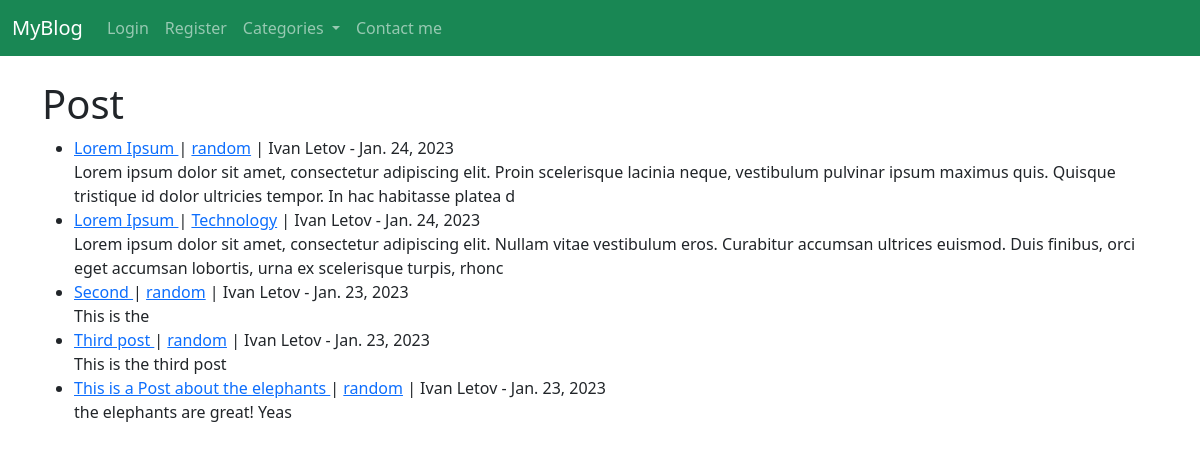
The app's page /, older data.
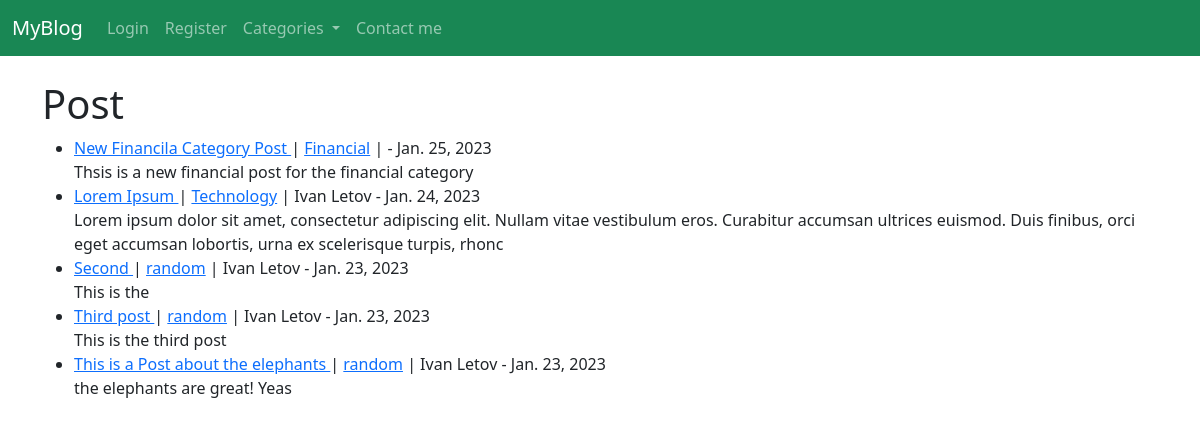
The same page, newer data.
### myblog/models.py (models this page shows, shortened)
class Post(models.Model):
	title = models.CharField(max_length=255)
	title_tag = models.CharField(max_length=255, default="My Blog")
	author = models.ForeignKey(User, on_delete=models.CASCADE)
	body = models.TextField()
	post_date = models.DateField(auto_now_add=True)
	category = models.CharField(max_length=255, default="random")
	likes = models.ManyToManyField(User, related_name='blog_posts') # related_name is like the ForeignKey

### myblog/views.py (the view)
# urls.py: path('', HomeView.as_view(), name="home"),
class HomeView(ListView):
	model = Post
	template_name = 'home.html'
	ordering = ['-post_date']
	def get_context_data(self, *args, **kwargs):
		cat_menu = Category.objects.all()
		context = super(HomeView, self).get_context_data(*args, **kwargs)
		context['cat_menu'] = cat_menu
		return context

### myblog/models.py (called while the page is built)
	def __str__(self):
		return self.name

### myblog/templates/home.html (shortened to what this page needs)
{% extends 'base.html' %}
{% block content %}
<h1>Post</h1>
<ul>
{% for post in object_list %}
	<li>
		<a href="{% url 'article-detail' post.pk %}">
			{{ post.title }}
		</a>
		| <a href="{% url 'category' post.category|slugify %}">{{ post.category }}</a>
		| {{ post.author.first_name }}
		{{ post.author.last_name }} -
		{{ post.post_date }}
		<br>
		{{ post.body|slice:":200"|safe }}
	</li>
{% endfor %}
</ul>
{% endblock %}

### myblog/templates/base.html (shortened to what this page needs)
<!doctype html>
<html lang="en">
  <head>
    <link href="https://cdn.jsdelivr.net/npm/bootstrap@5.3.0-alpha1/dist/css/bootstrap.min.css" rel="stylesheet">
  </head>
  <body>
    <nav class="navbar navbar-expand-lg bg-success navbar-dark">
  <div class="container-fluid">
    <a class="navbar-brand" href="{% url 'home' %}">MyBlog</a>
    <div class="collapse navbar-collapse" id="navbarSupportedContent">
      <ul class="navbar-nav me-auto mb-2 mb-lg-0 ">
        {% if user.is_authenticated %}
          <li class="nav-item">
            <a class="nav-link" href="{% url 'add_post' %}">Add post</a>
          </li>
        {% else %}
          <li class="nav-item">
            <a class="nav-link" href="{% url 'login' %}">Login</a>
          </li>
          <li class="nav-item">
            <a class="nav-link" href="{% url 'register' %}">Register</a>
          </li>
        {% endif %}
          <li class="nav-item dropdown">
            <a class="nav-link dropdown-toggle" href="#" role="button" data-bs-toggle="dropdown" aria-expanded="false">
              Categories
            </a>
          </li>
            <li class="nav-item">
              <a class="nav-link" href="">Contact me</a>
            </li>
    </div>
  </div>
</nav>
    <br>
    <div class="container">
    {% block content %}
    {% endblock %}
  </div>
  </body>
</html>

Row changes from the older to the newer data that the page shows:
removed Post: title "Lorem Ipsum", category "random", author.first_name "Ivan", author.last_name "Letov", post_date "Jan. 24, 2023", body "Lorem ipsum dolor sit amet, consectetur adipiscing elit. Proin scelerisque lacinia neque, vestibulum pulvinar ipsum maximus quis. Quisque tristique id dolor ultricies tempor. In hac habitasse platea d"
added Post: title "New Financila Category Post", category "Financial", post_date "Jan. 25, 2023", body "Thsis is a new financial post for the financial category"
